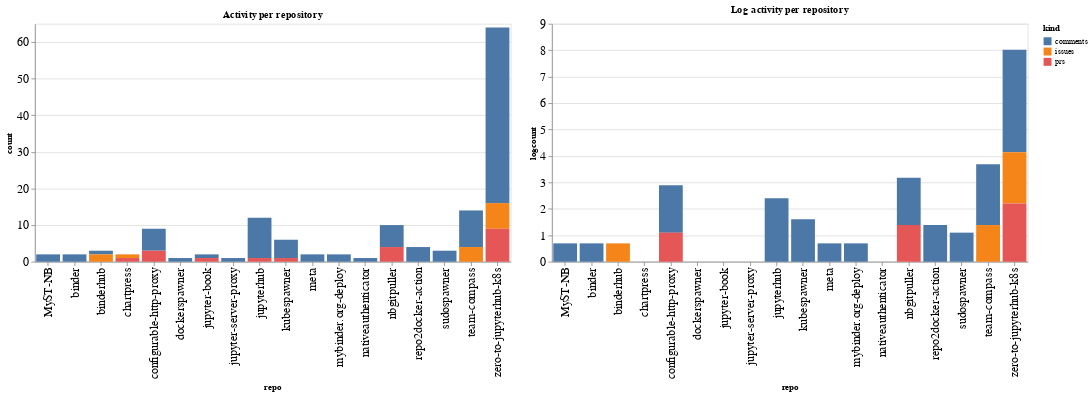

The notebook cell this image was saved under:
### Code cell
ch1 = alt.Chart(repo_summaries, width=600, title="Activity per repository").mark_bar().encode(
    x='repo',
    y='count',
    color='kind',
    tooltip="kind"
)

ch2 = alt.Chart(repo_summaries, width=600, title="Log activity per repository").mark_bar().encode(
    x='repo',
    y='logcount',
    color='kind',
    tooltip="kind"
)

ch1 | ch2

### Figure 1 — Vega-Lite specification as saved in the notebook (floating-point values rounded to 4 significant figures)
{"config": {"axisLeft": {"labelFontSize": 15}, "axisBottom": {"labelFontSize": 15}}, "hconcat": [{"mark": "bar", "encoding": {"color": {"type": "nominal", "field": "kind"}, "tooltip": {"type": "nominal", "field": "kind"}, "x": {"type": "nominal", "field": "repo"}, "y": {"type": "quantitative", "field": "count"}}, "title": "Activity per repository", "width": 600}, {"mark": "bar", "encoding": {"color": {"type": "nominal", "field": "kind"}, "tooltip": {"type": "nominal", "field": "kind"}, "x": {"type": "nominal", "field": "repo"}, "y": {"type": "quantitative", "field": "logcount"}}, "title": "Log activity per repository", "width": 600}], "data": {"name": "data-072a6536d635e26a6973dce5b032ea77"}, "$schema": "https://vega.github.io/schema/vega-lite/v4.8.1.json", "datasets": {"data-072a6536d635e26a6973dce5b032ea77": [{"repo": "MyST-NB", "kind": "comments", "count": 2, "logcount": 0.6931}, {"repo": "binder", "kind": "comments", "count": 2, "logcount": 0.6931}, {"repo": "binderhub", "kind": "comments", "count": 1, "logcount": 0.0}, {"repo": "binderhub", "kind": "issues", "count": 2, "logcount": 0.6931}, {"repo": "chartpress", "kind": "issues", "count": 1, "logcount": 0.0}, {"repo": "chartpress", "kind": "prs", "count": 1, "logcount": 0.0}, {"repo": "configurable-http-proxy", "kind": "comments", "count": 6, "logcount": 1.792}, {"repo": "configurable-http-proxy", "kind": "prs", "count": 3, "logcount": 1.099}, {"repo": "dockerspawner", "kind": "comments", "count": 1, "logcount": 0.0}, {"repo": "jupyter-book", "kind": "comments", "count": 1, "logcount": 0.0}, {"repo": "jupyter-book", "kind": "prs", "count": 1, "logcount": 0.0}, {"repo": "jupyter-server-proxy", "kind": "comments", "count": 1, "logcount": 0.0}, {"repo": "jupyterhub", "kind": "comments", "count": 11, "logcount": 2.398}, {"repo": "jupyterhub", "kind": "prs", "count": 1, "logcount": 0.0}, {"repo": "kubespawner", "kind": "comments", "count": 5, "logcount": 1.609}, {"repo": "kubespawner", "kind": "prs", "count": 1, "logcount": 0.0}, {"repo": "meta", "kind": "comments", "count": 2, "logcount": 0.6931}, {"repo": "mybinder.org-deploy", "kind": "comments", "count": 2, "logcount": 0.6931}, {"repo": "nativeauthenticator", "kind": "comments", "count": 1, "logcount": 0.0}, {"repo": "nbgitpuller", "kind": "comments", "count": 6, "logcount": 1.792}, {"repo": "nbgitpuller", "kind": "prs", "count": 4, "logcount": 1.386}, {"repo": "repo2docker-action", "kind": "comments", "count": 4, "logcount": 1.386}, {"repo": "sudospawner", "kind": "comments", "count": 3, "logcount": 1.099}, {"repo": "team-compass", "kind": "comments", "count": 10, "logcount": 2.303}, {"repo": "team-compass", "kind": "issues", "count": 4, "logcount": 1.386}, {"repo": "zero-to-jupyterhub-k8s", "kind": "comments", "count": 48, "logcount": 3.871}, {"repo": "zero-to-jupyterhub-k8s", "kind": "issues", "count": 7, "logcount": 1.946}, {"repo": "zero-to-jupyterhub-k8s", "kind": "prs", "count": 9, "logcount": 2.197}]}}
